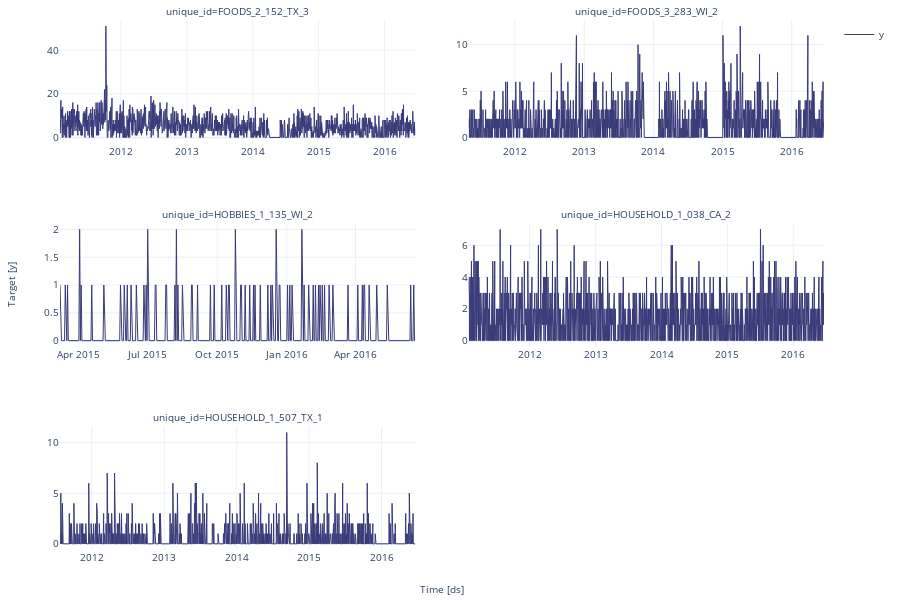

Notebook source saved alongside this figure:
### Code cell
# select 5 ids with a bit of variability
uids = sales['unique_id'].sample(5, random_state=4)
y_df = sales.query('unique_id in @uids')

from statsforecast import StatsForecast
StatsForecast.plot(y_df,engine='plotly')

### Figure 1 — Plotly figure (JSON) as saved in the notebook; plotly's stock layout.template omitted (floating-point values rounded to 4 significant figures; data arrays with more than 128 entries replaced by an {"elided": "..."} marker saying what was removed)
{"data": [{"legendgroup": "y", "line": {"color": "#393b79", "width": 1}, "mode": "lines", "name": "y", "showlegend": true, "type": "scatter", "x": {"elided": "1969 str values"}, "xaxis": "x", "y": {"elided": "1969 int values"}, "yaxis": "y"}, {"legendgroup": "y", "line": {"color": "#393b79", "width": 1}, "mode": "lines", "name": "y", "showlegend": false, "type": "scatter", "x": {"elided": "1875 str values"}, "xaxis": "x2", "y": {"elided": "1875 int values"}, "yaxis": "y2"}, {"legendgroup": "y", "line": {"color": "#393b79", "width": 1}, "mode": "lines", "name": "y", "showlegend": false, "type": "scatter", "x": {"elided": "471 str values"}, "xaxis": "x3", "y": {"elided": "471 int values"}, "yaxis": "y3"}, {"legendgroup": "y", "line": {"color": "#393b79", "width": 1}, "mode": "lines", "name": "y", "showlegend": false, "type": "scatter", "x": {"elided": "1969 str values"}, "xaxis": "x4", "y": {"elided": "1969 int values"}, "yaxis": "y4"}, {"legendgroup": "y", "line": {"color": "#393b79", "width": 1}, "mode": "lines", "name": "y", "showlegend": false, "type": "scatter", "x": {"elided": "1792 str values"}, "xaxis": "x5", "y": {"elided": "1792 int values"}, "yaxis": "y5"}], "layout": {"annotations": [{"font": {"size": 10}, "showarrow": false, "text": "unique_id=FOODS_2_152_TX_3", "x": 0.2325, "xanchor": "center", "xref": "paper", "y": 1.0, "yanchor": "bottom", "yref": "paper"}, {"font": {"size": 10}, "showarrow": false, "text": "unique_id=FOODS_3_283_WI_2", "x": 0.7675, "xanchor": "center", "xref": "paper", "y": 1.0, "yanchor": "bottom", "yref": "paper"}, {"font": {"size": 10}, "showarrow": false, "text": "unique_id=HOBBIES_1_135_WI_2", "x": 0.2325, "xanchor": "center", "xref": "paper", "y": 0.6167, "yanchor": "bottom", "yref": "paper"}, {"font": {"size": 10}, "showarrow": false, "text": "unique_id=HOUSEHOLD_1_038_CA_2", "x": 0.7675, "xanchor": "center", "xref": "paper", "y": 0.6167, "yanchor": "bottom", "yref": "paper"}, {"font": {"size": 10}, "showarrow": false, "text": "unique_id=HOUSEHOLD_1_507_TX_1", "x": 0.2325, "xanchor": "center", "xref": "paper", "y": 0.2333, "yanchor": "bottom", "yref": "paper"}, {"font": {"size": 10}, "showarrow": false, "text": "Time [ds]", "x": 0.5, "xanchor": "center", "xref": "paper", "y": 0, "yanchor": "top", "yref": "paper", "yshift": -30}, {"font": {"size": 10}, "showarrow": false, "text": "Target [y]", "textangle": -90, "x": 0, "xanchor": "right", "xref": "paper", "xshift": -40, "y": 0.5, "yanchor": "middle", "yref": "paper"}], "autosize": true, "font": {"size": 10}, "height": 600, "margin": {"b": 50, "l": 60, "r": 10, "t": 20}, "xaxis": {"anchor": "y", "domain": [0, 0.465], "showticklabels": true, "visible": true}, "xaxis2": {"anchor": "y2", "domain": [0.535, 1.0], "showticklabels": true, "visible": true}, "xaxis3": {"anchor": "y3", "domain": [0, 0.465], "showticklabels": true, "visible": true}, "xaxis4": {"anchor": "y4", "domain": [0.535, 1.0], "showticklabels": true, "visible": true}, "xaxis5": {"anchor": "y5", "domain": [0, 0.465], "showticklabels": true, "visible": true}, "xaxis6": {"anchor": "y6", "domain": [0.535, 1.0], "showticklabels": true, "visible": true}, "yaxis": {"anchor": "x", "domain": [0.7667, 1.0]}, "yaxis2": {"anchor": "x2", "domain": [0.7667, 1.0]}, "yaxis3": {"anchor": "x3", "domain": [0.3833, 0.6167]}, "yaxis4": {"anchor": "x4", "domain": [0.3833, 0.6167]}, "yaxis5": {"anchor": "x5", "domain": [0, 0.2333]}, "yaxis6": {"anchor": "x6", "domain": [0, 0.2333]}}}
